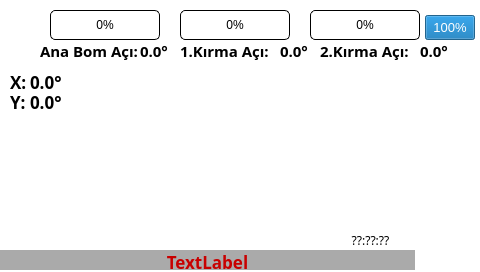
 <widget class="QWidget" name="cift_kirma">
  <property name="geometry">
   <rect>
    <x>0</x>
    <y>0</y>
    <width>480</width>
    <height>272</height>
   </rect>
  </property>
  <property name="windowTitle">
   <string>Form</string>
  </property>
  <widget class="QLabel" name="background">
   <property name="geometry">
    <rect>
     <x>0</x>
     <y>0</y>
     <width>480</width>
     <height>272</height>
    </rect>
   </property>
   <property name="styleSheet">
    <string notr="true">background-color: white;</string>
   </property>
   <property name="text">
    <string/>
   </property>
  </widget>
  <widget class="QLabel" name="Cift_Kirma_image">
   <property name="geometry">
    <rect>
     <x>42</x>
     <y>60</y>
     <width>391</width>
     <height>170</height>
    </rect>
   </property>
   <property name="styleSheet">
    <string notr="true">image: url(:/Images/cift_kirma.png);</string>
   </property>
   <property name="text">
    <string/>
   </property>
  </widget>
  <widget class="QLabel" name="ArrowWinchUp_1">
   <property name="geometry">
    <rect>
     <x>430</x>
     <y>70</y>
     <width>30</width>
     <height>30</height>
    </rect>
   </property>
   <property name="text">
    <string/>
   </property>
   <property name="pixmap">
    <pixmap resource="images.qrc">:/Images/gri_yukari.png</pixmap>
   </property>
  </widget>
  <widget class="QLabel" name="ArrowWinchUp_0">
   <property name="geometry">
    <rect>
     <x>430</x>
     <y>70</y>
     <width>30</width>
     <height>30</height>
    </rect>
   </property>
   <property name="text">
    <string/>
   </property>
   <property name="pixmap">
    <pixmap resource="images.qrc">:/Images/yesil_yukari.png</pixmap>
   </property>
  </widget>
  <widget class="QLabel" name="ArrowWinchUp_2">
   <property name="geometry">
    <rect>
     <x>430</x>
     <y>70</y>
     <width>30</width>
     <height>30</height>
    </rect>
   </property>
   <property name="text">
    <string/>
   </property>
   <property name="pixmap">
    <pixmap resource="images.qrc">:/Images/kirmizi_yukari.png</pixmap>
   </property>
  </widget>
  <widget class="QLabel" name="ArrowWinchDown_1">
   <property name="geometry">
    <rect>
     <x>430</x>
     <y>110</y>
     <width>30</width>
     <height>30</height>
    </rect>
   </property>
   <property name="text">
    <string/>
   </property>
   <property name="pixmap">
    <pixmap resource="images.qrc">:/Images/gri_asagi.png</pixmap>
   </property>
  </widget>
  <widget class="QLabel" name="ArrowWinchDown_0">
   <property name="geometry">
    <rect>
     <x>430</x>
     <y>110</y>
     <width>30</width>
     <height>30</height>
    </rect>
   </property>
   <property name="text">
    <string/>
   </property>
   <property name="pixmap">
    <pixmap resource="images.qrc">:/Images/yesil_asagi.png</pixmap>
   </property>
  </widget>
  <widget class="QLabel" name="ArrowWinchDown_2">
   <property name="geometry">
    <rect>
     <x>430</x>
     <y>110</y>
     <width>30</width>
     <height>30</height>
    </rect>
   </property>
   <property name="text">
    <string/>
   </property>
   <property name="pixmap">
    <pixmap resource="images.qrc">:/Images/kirmizi_asagi.png</pixmap>
   </property>
  </widget>
  <widget class="QLabel" name="ArrowMainBoomUp_1">
   <property name="geometry">
    <rect>
     <x>10</x>
     <y>130</y>
     <width>30</width>
     <height>30</height>
    </rect>
   </property>
   <property name="text">
    <string/>
   </property>
   <property name="pixmap">
    <pixmap resource="images.qrc">:/Images/gri_yukari.png</pixmap>
   </property>
  </widget>
  <widget class="QLabel" name="ArrowMainBoomUp_0">
   <property name="geometry">
    <rect>
     <x>10</x>
     <y>130</y>
     <width>30</width>
     <height>30</height>
    </rect>
   </property>
   <property name="text">
    <string/>
   </property>
   <property name="pixmap">
    <pixmap resource="images.qrc">:/Images/yesil_yukari.png</pixmap>
   </property>
  </widget>
  <widget class="QLabel" name="ArrowMainBoomUp_2">
   <property name="geometry">
    <rect>
     <x>10</x>
     <y>130</y>
     <width>30</width>
     <height>30</height>
    </rect>
   </property>
   <property name="text">
    <string/>
   </property>
   <property name="pixmap">
    <pixmap resource="images.qrc">:/Images/kirmizi_yukari.png</pixmap>
   </property>
  </widget>
  <widget class="QLabel" name="ArrowMainBoomDown_1">
   <property name="geometry">
    <rect>
     <x>10</x>
     <y>170</y>
     <width>30</width>
     <height>30</height>
    </rect>
   </property>
   <property name="text">
    <string/>
   </property>
   <property name="pixmap">
    <pixmap resource="images.qrc">:/Images/gri_asagi.png</pixmap>
   </property>
  </widget>
  <widget class="QLabel" name="ArrowMainBoomDown_0">
   <property name="geometry">
    <rect>
     <x>10</x>
     <y>170</y>
     <width>30</width>
     <height>30</height>
    </rect>
   </property>
   <property name="text">
    <string/>
   </property>
   <property name="pixmap">
    <pixmap resource="images.qrc">:/Images/yesil_asagi.png</pixmap>
   </property>
  </widget>
  <widget class="QLabel" name="ArrowMainBoomDown_2">
   <property name="geometry">
    <rect>
     <x>10</x>
     <y>170</y>
     <width>30</width>
     <height>30</height>
    </rect>
   </property>
   <property name="text">
    <string/>
   </property>
   <property name="pixmap">
    <pixmap resource="images.qrc">:/Images/kirmizi_asagi.png</pixmap>
   </property>
  </widget>
  <widget class="QLabel" name="ArrowFirstBoomUp_1">
   <property name="geometry">
    <rect>
     <x>170</x>
     <y>165</y>
     <width>30</width>
     <height>30</height>
    </rect>
   </property>
   <property name="text">
    <string/>
   </property>
   <property name="pixmap">
    <pixmap resource="images.qrc">:/Images/gri_yukari.png</pixmap>
   </property>
  </widget>
  <widget class="QLabel" name="ArrowFirstBoomUp_0">
   <property name="geometry">
    <rect>
     <x>170</x>
     <y>165</y>
     <width>30</width>
     <height>30</height>
    </rect>
   </property>
   <property name="text">
    <string/>
   </property>
   <property name="pixmap">
    <pixmap resource="images.qrc">:/Images/yesil_yukari.png</pixmap>
   </property>
  </widget>
  <widget class="QLabel" name="ArrowFirstBoomUp_2">
   <property name="geometry">
    <rect>
     <x>170</x>
     <y>165</y>
     <width>30</width>
     <height>30</height>
    </rect>
   </property>
   <property name="text">
    <string/>
   </property>
   <property name="pixmap">
    <pixmap resource="images.qrc">:/Images/kirmizi_yukari.png</pixmap>
   </property>
  </widget>
  <widget class="QLabel" name="ArrowFirstBoomDown_1">
   <property name="geometry">
    <rect>
     <x>170</x>
     <y>205</y>
     <width>30</width>
     <height>30</height>
    </rect>
   </property>
   <property name="text">
    <string/>
   </property>
   <property name="pixmap">
    <pixmap resource="images.qrc">:/Images/gri_asagi.png</pixmap>
   </property>
  </widget>
  <widget class="QLabel" name="ArrowFirstBoomDown_0">
   <property name="geometry">
    <rect>
     <x>170</x>
     <y>205</y>
     <width>30</width>
     <height>30</height>
    </rect>
   </property>
   <property name="text">
    <string/>
   </property>
   <property name="pixmap">
    <pixmap resource="images.qrc">:/Images/yesil_asagi.png</pixmap>
   </property>
  </widget>
  <widget class="QLabel" name="ArrowFirstBoomDown_2">
   <property name="geometry">
    <rect>
     <x>170</x>
     <y>205</y>
     <width>30</width>
     <height>30</height>
    </rect>
   </property>
   <property name="text">
    <string/>
   </property>
   <property name="pixmap">
    <pixmap resource="images.qrc">:/Images/kirmizi_asagi.png</pixmap>
   </property>
  </widget>
  <widget class="QLabel" name="ArrowFirstTelescopeIn_1">
   <property name="geometry">
    <rect>
     <x>140</x>
     <y>185</y>
     <width>30</width>
     <height>30</height>
    </rect>
   </property>
   <property name="text">
    <string/>
   </property>
   <property name="pixmap">
    <pixmap resource="images.qrc">:/Images/gri_sol.png</pixmap>
   </property>
  </widget>
  <widget class="QLabel" name="ArrowFirstTelescopeIn_0">
   <property name="geometry">
    <rect>
     <x>140</x>
     <y>185</y>
     <width>30</width>
     <height>30</height>
    </rect>
   </property>
   <property name="text">
    <string/>
   </property>
   <property name="pixmap">
    <pixmap resource="images.qrc">:/Images/yesil_sol.png</pixmap>
   </property>
  </widget>
  <widget class="QLabel" name="ArrowFirstTelescopeIn_2">
   <property name="geometry">
    <rect>
     <x>140</x>
     <y>185</y>
     <width>30</width>
     <height>30</height>
    </rect>
   </property>
   <property name="text">
    <string/>
   </property>
   <property name="pixmap">
    <pixmap resource="images.qrc">:/Images/kirmizi_sol.png</pixmap>
   </property>
  </widget>
  <widget class="QLabel" name="ArrowFirstTelescopeOut_1">
   <property name="geometry">
    <rect>
     <x>200</x>
     <y>185</y>
     <width>30</width>
     <height>30</height>
    </rect>
   </property>
   <property name="text">
    <string/>
   </property>
   <property name="pixmap">
    <pixmap resource="images.qrc">:/Images/gri_sag.png</pixmap>
   </property>
  </widget>
  <widget class="QLabel" name="ArrowFirstTelescopeOut_0">
   <property name="geometry">
    <rect>
     <x>200</x>
     <y>185</y>
     <width>30</width>
     <height>30</height>
    </rect>
   </property>
   <property name="text">
    <string/>
   </property>
   <property name="pixmap">
    <pixmap resource="images.qrc">:/Images/yesil_sag.png</pixmap>
   </property>
  </widget>
  <widget class="QLabel" name="ArrowFirstTelescopeOut_2">
   <property name="geometry">
    <rect>
     <x>200</x>
     <y>185</y>
     <width>30</width>
     <height>30</height>
    </rect>
   </property>
   <property name="text">
    <string/>
   </property>
   <property name="pixmap">
    <pixmap resource="images.qrc">:/Images/kirmizi_sag.png</pixmap>
   </property>
  </widget>
  <widget class="QLabel" name="ArrowJibBoomUp_1">
   <property name="geometry">
    <rect>
     <x>350</x>
     <y>150</y>
     <width>30</width>
     <height>30</height>
    </rect>
   </property>
   <property name="text">
    <string/>
   </property>
   <property name="pixmap">
    <pixmap resource="images.qrc">:/Images/gri_yukari.png</pixmap>
   </property>
  </widget>
  <widget class="QLabel" name="ArrowJibBoomUp_0">
   <property name="geometry">
    <rect>
     <x>350</x>
     <y>150</y>
     <width>30</width>
     <height>30</height>
    </rect>
   </property>
   <property name="text">
    <string/>
   </property>
   <property name="pixmap">
    <pixmap resource="images.qrc">:/Images/yesil_yukari.png</pixmap>
   </property>
  </widget>
  <widget class="QLabel" name="ArrowJibBoomUp_2">
   <property name="geometry">
    <rect>
     <x>350</x>
     <y>150</y>
     <width>30</width>
     <height>30</height>
    </rect>
   </property>
   <property name="text">
    <string/>
   </property>
   <property name="pixmap">
    <pixmap resource="images.qrc">:/Images/kirmizi_yukari.png</pixmap>
   </property>
  </widget>
  <widget class="QLabel" name="ArrowJibBoomDown_1">
   <property name="geometry">
    <rect>
     <x>350</x>
     <y>190</y>
     <width>30</width>
     <height>30</height>
    </rect>
   </property>
   <property name="text">
    <string/>
   </property>
   <property name="pixmap">
    <pixmap resource="images.qrc">:/Images/gri_asagi.png</pixmap>
   </property>
  </widget>
  <widget class="QLabel" name="ArrowJibBoomDown_0">
   <property name="geometry">
    <rect>
     <x>350</x>
     <y>190</y>
     <width>30</width>
     <height>30</height>
    </rect>
   </property>
   <property name="text">
    <string/>
   </property>
   <property name="pixmap">
    <pixmap resource="images.qrc">:/Images/yesil_asagi.png</pixmap>
   </property>
  </widget>
  <widget class="QLabel" name="ArrowJibBoomDown_2">
   <property name="geometry">
    <rect>
     <x>350</x>
     <y>190</y>
     <width>30</width>
     <height>30</height>
    </rect>
   </property>
   <property name="text">
    <string/>
   </property>
   <property name="pixmap">
    <pixmap resource="images.qrc">:/Images/kirmizi_asagi.png</pixmap>
   </property>
  </widget>
  <widget class="QLabel" name="ArrowJibTelescopeIn_1">
   <property name="geometry">
    <rect>
     <x>320</x>
     <y>170</y>
     <width>30</width>
     <height>30</height>
    </rect>
   </property>
   <property name="text">
    <string/>
   </property>
   <property name="pixmap">
    <pixmap resource="images.qrc">:/Images/gri_sol.png</pixmap>
   </property>
  </widget>
  <widget class="QLabel" name="ArrowJibTelescopeIn_0">
   <property name="geometry">
    <rect>
     <x>320</x>
     <y>170</y>
     <width>30</width>
     <height>30</height>
    </rect>
   </property>
   <property name="text">
    <string/>
   </property>
   <property name="pixmap">
    <pixmap resource="images.qrc">:/Images/yesil_sol.png</pixmap>
   </property>
  </widget>
  <widget class="QLabel" name="ArrowJibTelescopeIn_2">
   <property name="geometry">
    <rect>
     <x>320</x>
     <y>170</y>
     <width>30</width>
     <height>30</height>
    </rect>
   </property>
   <property name="text">
    <string/>
   </property>
   <property name="pixmap">
    <pixmap resource="images.qrc">:/Images/kirmizi_sol.png</pixmap>
   </property>
  </widget>
  <widget class="QLabel" name="ArrowJibTelescopeOut_1">
   <property name="geometry">
    <rect>
     <x>380</x>
     <y>170</y>
     <width>30</width>
     <height>30</height>
    </rect>
   </property>
   <property name="text">
    <string/>
   </property>
   <property name="pixmap">
    <pixmap resource="images.qrc">:/Images/gri_sag.png</pixmap>
   </property>
  </widget>
  <widget class="QLabel" name="ArrowJibTelescopeOut_0">
   <property name="geometry">
    <rect>
     <x>380</x>
     <y>170</y>
     <width>30</width>
     <height>30</height>
    </rect>
   </property>
   <property name="text">
    <string/>
   </property>
   <property name="pixmap">
    <pixmap resource="images.qrc">:/Images/yesil_sag.png</pixmap>
   </property>
  </widget>
  <widget class="QLabel" name="ArrowJibTelescopeOut_2">
   <property name="geometry">
    <rect>
     <x>380</x>
     <y>170</y>
     <width>30</width>
     <height>30</height>
    </rect>
   </property>
   <property name="text">
    <string/>
   </property>
   <property name="pixmap">
    <pixmap resource="images.qrc">:/Images/kirmizi_sag.png</pixmap>
   </property>
  </widget>
  <widget class="QLabel" name="ArrowRotationLeft_1">
   <property name="geometry">
    <rect>
     <x>30</x>
     <y>210</y>
     <width>50</width>
     <height>50</height>
    </rect>
   </property>
   <property name="text">
    <string/>
   </property>
   <property name="pixmap">
    <pixmap resource="images.qrc">:/Images/yay_gri_sol.png</pixmap>
   </property>
  </widget>
  <widget class="QLabel" name="ArrowRotationLeft_0">
   <property name="geometry">
    <rect>
     <x>30</x>
     <y>210</y>
     <width>50</width>
     <height>50</height>
    </rect>
   </property>
   <property name="text">
    <string/>
   </property>
   <property name="pixmap">
    <pixmap resource="images.qrc">:/Images/yay_yesil_sol.png</pixmap>
   </property>
  </widget>
  <widget class="QLabel" name="ArrowRotationLeft_2">
   <property name="geometry">
    <rect>
     <x>30</x>
     <y>210</y>
     <width>50</width>
     <height>50</height>
    </rect>
   </property>
   <property name="text">
    <string/>
   </property>
   <property name="pixmap">
    <pixmap resource="images.qrc">:/Images/yay_kirmizi_sol.png</pixmap>
   </property>
  </widget>
  <widget class="QLabel" name="ArrowRotationRight_1">
   <property name="geometry">
    <rect>
     <x>90</x>
     <y>208</y>
     <width>50</width>
     <height>50</height>
    </rect>
   </property>
   <property name="text">
    <string/>
   </property>
   <property name="pixmap">
    <pixmap resource="images.qrc">:/Images/yay_gri_sag.png</pixmap>
   </property>
  </widget>
  <widget class="QLabel" name="ArrowRotationRight_0">
   <property name="geometry">
    <rect>
     <x>90</x>
     <y>208</y>
     <width>50</width>
     <height>50</height>
    </rect>
   </property>
   <property name="text">
    <string/>
   </property>
   <property name="pixmap">
    <pixmap resource="images.qrc">:/Images/yay_yesil_sag.png</pixmap>
   </property>
  </widget>
  <widget class="QLabel" name="ArrowRotationRight_2">
   <property name="geometry">
    <rect>
     <x>90</x>
     <y>208</y>
     <width>50</width>
     <height>50</height>
    </rect>
   </property>
   <property name="text">
    <string/>
   </property>
   <property name="pixmap">
    <pixmap resource="images.qrc">:/Images/yay_kirmizi_sag.png</pixmap>
   </property>
  </widget>
  <widget class="QProgressBar" name="P1BarGraph">
   <property name="geometry">
    <rect>
     <x>50</x>
     <y>10</y>
     <width>110</width>
     <height>30</height>
    </rect>
   </property>
   <property name="styleSheet">
    <string notr="true">QProgressBar{
border: 1px solid black;
border-radius: 5px;
padding: 1px;
}

QProgressBar::chunk{
background-color:qlineargradient(spread:pad,x1:0,y1:0,x2:0,y2:1,stop:0.334928 rgba(152,255,151,255), stop:0.47619 rgba(0,255,0,255), stop: 0.82381 rgba(0,197,0,255));
border-radius: 5px;
}
</string>
   </property>
   <property name="value">
    <number>0</number>
   </property>
   <property name="alignment">
    <set>Qt::AlignCenter</set>
   </property>
  </widget>
  <widget class="QProgressBar" name="P2BarGraph">
   <property name="geometry">
    <rect>
     <x>180</x>
     <y>10</y>
     <width>110</width>
     <height>30</height>
    </rect>
   </property>
   <property name="styleSheet">
    <string notr="true">QProgressBar{
border: 1px solid black;
border-radius: 5px;
padding: 1px;
}

QProgressBar::chunk{
background-color:qlineargradient(spread:pad,x1:0,y1:0,x2:0,y2:1,stop:0.334928 rgba(152,255,151,255), stop:0.47619 rgba(0,255,0,255), stop: 0.82381 rgba(0,197,0,255));
border-radius: 5px;
}
</string>
   </property>
   <property name="value">
    <number>0</number>
   </property>
   <property name="alignment">
    <set>Qt::AlignCenter</set>
   </property>
  </widget>
  <widget class="QProgressBar" name="P3BarGraph">
   <property name="geometry">
    <rect>
     <x>310</x>
     <y>10</y>
     <width>110</width>
     <height>30</height>
    </rect>
   </property>
   <property name="styleSheet">
    <string notr="true">QProgressBar{
border: 1px solid black;
border-radius: 5px;
padding: 1px;
}

QProgressBar::chunk{
background-color:qlineargradient(spread:pad,x1:0,y1:0,x2:0,y2:1,stop:0.334928 rgba(152,255,151,255), stop:0.47619 rgba(0,255,0,255), stop: 0.82381 rgba(0,197,0,255));
border-radius: 5px;
}
</string>
   </property>
   <property name="value">
    <number>0</number>
   </property>
   <property name="alignment">
    <set>Qt::AlignCenter</set>
   </property>
  </widget>
  <widget class="QLabel" name="Acikirma1">
   <property name="geometry">
    <rect>
     <x>180</x>
     <y>40</y>
     <width>101</width>
     <height>21</height>
    </rect>
   </property>
   <property name="font">
    <font>
     <family>Ubuntu Mono</family>
     <pointsize>11</pointsize>
     <weight>75</weight>
     <bold>true</bold>
    </font>
   </property>
   <property name="text">
    <string>&lt;html&gt;&lt;head/&gt;&lt;body&gt;&lt;p&gt;&lt;span style=&quot; color:#000000;&quot;&gt;1.Kırma Açı:&lt;/span&gt;&lt;/p&gt;&lt;/body&gt;&lt;/html&gt;</string>
   </property>
  </widget>
  <widget class="QLabel" name="Acikirma1_deger">
   <property name="geometry">
    <rect>
     <x>280</x>
     <y>40</y>
     <width>41</width>
     <height>21</height>
    </rect>
   </property>
   <property name="font">
    <font>
     <family>Ubuntu Mono</family>
     <pointsize>11</pointsize>
     <weight>75</weight>
     <bold>true</bold>
    </font>
   </property>
   <property name="text">
    <string>&lt;html&gt;&lt;head/&gt;&lt;body&gt;&lt;p&gt;&lt;span style=&quot; color:#000000;&quot;&gt;0.0°&lt;/span&gt;&lt;/p&gt;&lt;/body&gt;&lt;/html&gt;</string>
   </property>
  </widget>
  <widget class="QLabel" name="Acikirma2">
   <property name="geometry">
    <rect>
     <x>320</x>
     <y>40</y>
     <width>101</width>
     <height>21</height>
    </rect>
   </property>
   <property name="font">
    <font>
     <family>Ubuntu Mono</family>
     <pointsize>11</pointsize>
     <weight>75</weight>
     <bold>true</bold>
    </font>
   </property>
   <property name="text">
    <string>&lt;html&gt;&lt;head/&gt;&lt;body&gt;&lt;p&gt;&lt;span style=&quot; color:#000000;&quot;&gt;2.Kırma Açı:&lt;/span&gt;&lt;/p&gt;&lt;/body&gt;&lt;/html&gt;</string>
   </property>
  </widget>
  <widget class="QLabel" name="Acikirma2_deger">
   <property name="geometry">
    <rect>
     <x>420</x>
     <y>40</y>
     <width>41</width>
     <height>21</height>
    </rect>
   </property>
   <property name="font">
    <font>
     <family>Ubuntu Mono</family>
     <pointsize>11</pointsize>
     <weight>75</weight>
     <bold>true</bold>
    </font>
   </property>
   <property name="text">
    <string>&lt;html&gt;&lt;head/&gt;&lt;body&gt;&lt;p&gt;&lt;span style=&quot; color:#000000;&quot;&gt;0.0°&lt;/span&gt;&lt;/p&gt;&lt;/body&gt;&lt;/html&gt;</string>
   </property>
  </widget>
  <widget class="QLabel" name="P1Bar">
   <property name="geometry">
    <rect>
     <x>10</x>
     <y>250</y>
     <width>41</width>
     <height>21</height>
    </rect>
   </property>
   <property name="font">
    <font>
     <family>Ubuntu Mono</family>
     <pointsize>13</pointsize>
     <weight>75</weight>
     <bold>true</bold>
    </font>
   </property>
   <property name="text">
    <string>&lt;html&gt;&lt;head/&gt;&lt;body&gt;&lt;p&gt;&lt;span style=&quot; color:#000000;&quot;&gt;P1:&lt;/span&gt;&lt;/p&gt;&lt;/body&gt;&lt;/html&gt;</string>
   </property>
  </widget>
  <widget class="QLabel" name="P2Bar">
   <property name="geometry">
    <rect>
     <x>120</x>
     <y>250</y>
     <width>41</width>
     <height>21</height>
    </rect>
   </property>
   <property name="font">
    <font>
     <family>Ubuntu Mono</family>
     <pointsize>13</pointsize>
     <weight>75</weight>
     <bold>true</bold>
    </font>
   </property>
   <property name="text">
    <string>&lt;html&gt;&lt;head/&gt;&lt;body&gt;&lt;p&gt;&lt;span style=&quot; color:#000000;&quot;&gt;P2:&lt;/span&gt;&lt;/p&gt;&lt;/body&gt;&lt;/html&gt;</string>
   </property>
  </widget>
  <widget class="QLabel" name="P3Bar">
   <property name="geometry">
    <rect>
     <x>230</x>
     <y>250</y>
     <width>41</width>
     <height>21</height>
    </rect>
   </property>
   <property name="font">
    <font>
     <family>Ubuntu Mono</family>
     <pointsize>13</pointsize>
     <weight>75</weight>
     <bold>true</bold>
    </font>
   </property>
   <property name="text">
    <string>&lt;html&gt;&lt;head/&gt;&lt;body&gt;&lt;p&gt;&lt;span style=&quot; color:#000000;&quot;&gt;P3:&lt;/span&gt;&lt;/p&gt;&lt;/body&gt;&lt;/html&gt;</string>
   </property>
  </widget>
  <widget class="QLabel" name="P1BarDeger">
   <property name="geometry">
    <rect>
     <x>40</x>
     <y>250</y>
     <width>81</width>
     <height>21</height>
    </rect>
   </property>
   <property name="font">
    <font>
     <family>Ubuntu Mono</family>
     <pointsize>13</pointsize>
     <weight>50</weight>
     <bold>false</bold>
    </font>
   </property>
   <property name="text">
    <string>&lt;html&gt;&lt;head/&gt;&lt;body&gt;&lt;p&gt;&lt;span style=&quot; color:#000000;&quot;&gt;0 Bar&lt;/span&gt;&lt;/p&gt;&lt;/body&gt;&lt;/html&gt;</string>
   </property>
  </widget>
  <widget class="QLabel" name="P2BarDeger">
   <property name="geometry">
    <rect>
     <x>150</x>
     <y>250</y>
     <width>71</width>
     <height>21</height>
    </rect>
   </property>
   <property name="font">
    <font>
     <family>Ubuntu Mono</family>
     <pointsize>13</pointsize>
     <weight>50</weight>
     <bold>false</bold>
    </font>
   </property>
   <property name="text">
    <string>&lt;html&gt;&lt;head/&gt;&lt;body&gt;&lt;p&gt;&lt;span style=&quot; color:#000000;&quot;&gt;0 Bar&lt;/span&gt;&lt;/p&gt;&lt;/body&gt;&lt;/html&gt;</string>
   </property>
  </widget>
  <widget class="QLabel" name="P3BarDeger">
   <property name="geometry">
    <rect>
     <x>260</x>
     <y>250</y>
     <width>71</width>
     <height>21</height>
    </rect>
   </property>
   <property name="font">
    <font>
     <family>Ubuntu Mono</family>
     <pointsize>13</pointsize>
     <weight>50</weight>
     <bold>false</bold>
    </font>
   </property>
   <property name="text">
    <string>&lt;html&gt;&lt;head/&gt;&lt;body&gt;&lt;p&gt;&lt;span style=&quot; color:#000000;&quot;&gt;0 Bar&lt;/span&gt;&lt;/p&gt;&lt;/body&gt;&lt;/html&gt;</string>
   </property>
  </widget>
  <widget class="QLabel" name="mesaj">
   <property name="geometry">
    <rect>
     <x>0</x>
     <y>250</y>
     <width>415</width>
     <height>20</height>
    </rect>
   </property>
   <property name="font">
    <font>
     <family>Ubuntu Mono</family>
     <pointsize>13</pointsize>
     <weight>75</weight>
     <bold>true</bold>
    </font>
   </property>
   <property name="styleSheet">
    <string notr="true">background-color: rgb(170, 170, 170);</string>
   </property>
   <property name="text">
    <string>&lt;html&gt;&lt;head/&gt;&lt;body&gt;&lt;p&gt;&lt;span style=&quot; color:#c80000;&quot;&gt;TextLabel&lt;/span&gt;&lt;/p&gt;&lt;/body&gt;&lt;/html&gt;</string>
   </property>
   <property name="alignment">
    <set>Qt::AlignCenter</set>
   </property>
  </widget>
  <widget class="QLabel" name="label">
   <property name="geometry">
    <rect>
     <x>240</x>
     <y>190</y>
     <width>91</width>
     <height>61</height>
    </rect>
   </property>
   <property name="styleSheet">
    <string notr="true">image: url(:/Images/DEVSAN_logo_120x60.png);</string>
   </property>
   <property name="text">
    <string/>
   </property>
  </widget>
  <widget class="QLabel" name="Bypass_1">
   <property name="geometry">
    <rect>
     <x>412</x>
     <y>204</y>
     <width>68</width>
     <height>68</height>
    </rect>
   </property>
   <property name="text">
    <string/>
   </property>
   <property name="pixmap">
    <pixmap resource="images.qrc">:/Images/Bypass_Yesil.png</pixmap>
   </property>
  </widget>
  <widget class="QLabel" name="Bypass_0">
   <property name="geometry">
    <rect>
     <x>412</x>
     <y>204</y>
     <width>68</width>
     <height>68</height>
    </rect>
   </property>
   <property name="text">
    <string/>
   </property>
   <property name="pixmap">
    <pixmap resource="images.qrc">:/Images/Bypass_Kirmizi.png</pixmap>
   </property>
  </widget>
  <widget class="QLabel" name="MainBoomAci">
   <property name="geometry">
    <rect>
     <x>40</x>
     <y>40</y>
     <width>101</width>
     <height>21</height>
    </rect>
   </property>
   <property name="font">
    <font>
     <family>Ubuntu Mono</family>
     <pointsize>11</pointsize>
     <weight>75</weight>
     <bold>true</bold>
    </font>
   </property>
   <property name="text">
    <string>&lt;html&gt;&lt;head/&gt;&lt;body&gt;&lt;p&gt;&lt;span style=&quot; color:#000000;&quot;&gt;Ana Bom Açı:&lt;/span&gt;&lt;/p&gt;&lt;/body&gt;&lt;/html&gt;</string>
   </property>
  </widget>
  <widget class="QLabel" name="MainboomAciValue">
   <property name="geometry">
    <rect>
     <x>140</x>
     <y>40</y>
     <width>41</width>
     <height>21</height>
    </rect>
   </property>
   <property name="font">
    <font>
     <family>Ubuntu Mono</family>
     <pointsize>11</pointsize>
     <weight>75</weight>
     <bold>true</bold>
    </font>
   </property>
   <property name="styleSheet">
    <string notr="true"/>
   </property>
   <property name="text">
    <string>&lt;html&gt;&lt;head/&gt;&lt;body&gt;&lt;p&gt;&lt;span style=&quot; color:#000000;&quot;&gt;0.0°&lt;/span&gt;&lt;/p&gt;&lt;/body&gt;&lt;/html&gt;</string>
   </property>
  </widget>
  <widget class="QLabel" name="label_2">
   <property name="geometry">
    <rect>
     <x>3</x>
     <y>3</y>
     <width>40</width>
     <height>40</height>
    </rect>
   </property>
   <property name="styleSheet">
    <string notr="true">image: url(:/Images/video_camera.png);</string>
   </property>
   <property name="text">
    <string/>
   </property>
  </widget>
  <widget class="QProgressBar" name="progressBarBatarya">
   <property name="geometry">
    <rect>
     <x>425</x>
     <y>15</y>
     <width>50</width>
     <height>25</height>
    </rect>
   </property>
   <property name="font">
    <font>
     <pointsize>10</pointsize>
    </font>
   </property>
   <property name="value">
    <number>100</number>
   </property>
  </widget>
  <widget class="QLabel" name="AyarlarPage">
   <property name="geometry">
    <rect>
     <x>420</x>
     <y>150</y>
     <width>54</width>
     <height>54</height>
    </rect>
   </property>
   <property name="font">
    <font>
     <weight>75</weight>
     <bold>true</bold>
    </font>
   </property>
   <property name="styleSheet">
    <string notr="true">background-image: url(:/Images/settings_icon.png);</string>
   </property>
   <property name="text">
    <string/>
   </property>
   <property name="alignment">
    <set>Qt::AlignCenter</set>
   </property>
   <property name="wordWrap">
    <bool>true</bool>
   </property>
  </widget>
  <widget class="QLabel" name="labelSaat">
   <property name="geometry">
    <rect>
     <x>330</x>
     <y>230</y>
     <width>81</width>
     <height>21</height>
    </rect>
   </property>
   <property name="font">
    <font>
     <family>Ubuntu Mono</family>
    </font>
   </property>
   <property name="styleSheet">
    <string notr="true">color:black;</string>
   </property>
   <property name="text">
    <string>??:??:??</string>
   </property>
   <property name="alignment">
    <set>Qt::AlignCenter</set>
   </property>
  </widget>
  <widget class="QLabel" name="labelTarih">
   <property name="geometry">
    <rect>
     <x>330</x>
     <y>250</y>
     <width>81</width>
     <height>21</height>
    </rect>
   </property>
   <property name="font">
    <font>
     <family>Ubuntu Mono</family>
    </font>
   </property>
   <property name="styleSheet">
    <string notr="true">color:black;</string>
   </property>
   <property name="text">
    <string>??.??.??</string>
   </property>
   <property name="alignment">
    <set>Qt::AlignCenter</set>
   </property>
  </widget>
  <widget class="QLabel" name="Y_Value">
   <property name="geometry">
    <rect>
     <x>30</x>
     <y>90</y>
     <width>51</width>
     <height>20</height>
    </rect>
   </property>
   <property name="font">
    <font>
     <family>Ubuntu Mono</family>
     <pointsize>13</pointsize>
     <weight>75</weight>
     <bold>true</bold>
    </font>
   </property>
   <property name="styleSheet">
    <string notr="true"/>
   </property>
   <property name="text">
    <string>&lt;html&gt;&lt;head/&gt;&lt;body&gt;&lt;p&gt;&lt;span style=&quot; color:#000000;&quot;&gt;0.0°&lt;/span&gt;&lt;/p&gt;&lt;/body&gt;&lt;/html&gt;</string>
   </property>
  </widget>
  <widget class="QLabel" name="y_ui">
   <property name="geometry">
    <rect>
     <x>10</x>
     <y>90</y>
     <width>31</width>
     <height>20</height>
    </rect>
   </property>
   <property name="font">
    <font>
     <family>Ubuntu Mono</family>
     <pointsize>13</pointsize>
     <weight>75</weight>
     <bold>true</bold>
    </font>
   </property>
   <property name="text">
    <string>&lt;html&gt;&lt;head/&gt;&lt;body&gt;&lt;p&gt;&lt;span style=&quot; color:#000000;&quot;&gt;Y:&lt;/span&gt;&lt;/p&gt;&lt;/body&gt;&lt;/html&gt;</string>
   </property>
  </widget>
  <widget class="QLabel" name="X_Value">
   <property name="geometry">
    <rect>
     <x>30</x>
     <y>70</y>
     <width>51</width>
     <height>20</height>
    </rect>
   </property>
   <property name="font">
    <font>
     <family>Ubuntu Mono</family>
     <pointsize>13</pointsize>
     <weight>75</weight>
     <bold>true</bold>
    </font>
   </property>
   <property name="styleSheet">
    <string notr="true"/>
   </property>
   <property name="text">
    <string>&lt;html&gt;&lt;head/&gt;&lt;body&gt;&lt;p&gt;&lt;span style=&quot; color:#000000;&quot;&gt;0.0°&lt;/span&gt;&lt;/p&gt;&lt;/body&gt;&lt;/html&gt;</string>
   </property>
  </widget>
  <widget class="QLabel" name="x_ui">
   <property name="geometry">
    <rect>
     <x>10</x>
     <y>70</y>
     <width>31</width>
     <height>20</height>
    </rect>
   </property>
   <property name="font">
    <font>
     <family>Ubuntu Mono</family>
     <pointsize>13</pointsize>
     <weight>75</weight>
     <bold>true</bold>
    </font>
   </property>
   <property name="text">
    <string>&lt;html&gt;&lt;head/&gt;&lt;body&gt;&lt;p&gt;&lt;span style=&quot; color:#000000;&quot;&gt;X:&lt;/span&gt;&lt;/p&gt;&lt;/body&gt;&lt;/html&gt;</string>
   </property>
  </widget>
  <zorder>background</zorder>
  <zorder>Cift_Kirma_image</zorder>
  <zorder>ArrowWinchUp_1</zorder>
  <zorder>ArrowWinchUp_0</zorder>
  <zorder>ArrowWinchUp_2</zorder>
  <zorder>ArrowWinchDown_1</zorder>
  <zorder>ArrowWinchDown_0</zorder>
  <zorder>ArrowWinchDown_2</zorder>
  <zorder>ArrowMainBoomUp_1</zorder>
  <zorder>ArrowMainBoomUp_0</zorder>
  <zorder>ArrowMainBoomUp_2</zorder>
  <zorder>ArrowMainBoomDown_1</zorder>
  <zorder>ArrowMainBoomDown_0</zorder>
  <zorder>ArrowMainBoomDown_2</zorder>
  <zorder>ArrowFirstBoomUp_1</zorder>
  <zorder>ArrowFirstBoomUp_0</zorder>
  <zorder>ArrowFirstBoomUp_2</zorder>
  <zorder>ArrowFirstBoomDown_1</zorder>
  <zorder>ArrowFirstBoomDown_0</zorder>
  <zorder>ArrowFirstBoomDown_2</zorder>
  <zorder>ArrowFirstTelescopeIn_1</zorder>
  <zorder>ArrowFirstTelescopeIn_0</zorder>
  <zorder>ArrowFirstTelescopeIn_2</zorder>
  <zorder>ArrowFirstTelescopeOut_1</zorder>
  <zorder>ArrowFirstTelescopeOut_0</zorder>
  <zorder>ArrowFirstTelescopeOut_2</zorder>
  <zorder>ArrowJibBoomUp_1</zorder>
  <zorder>ArrowJibBoomUp_0</zorder>
  <zorder>ArrowJibBoomUp_2</zorder>
  <zorder>ArrowJibBoomDown_1</zorder>
  <zorder>ArrowJibBoomDown_0</zorder>
  <zorder>ArrowJibBoomDown_2</zorder>
  <zorder>ArrowJibTelescopeIn_1</zorder>
  <zorder>ArrowJibTelescopeIn_0</zorder>
  <zorder>ArrowJibTelescopeIn_2</zorder>
  <zorder>ArrowJibTelescopeOut_1</zorder>
  <zorder>ArrowJibTelescopeOut_0</zorder>
  <zorder>ArrowJibTelescopeOut_2</zorder>
  <zorder>ArrowRotationLeft_1</zorder>
  <zorder>ArrowRotationLeft_0</zorder>
  <zorder>ArrowRotationLeft_2</zorder>
  <zorder>ArrowRotationRight_1</zorder>
  <zorder>ArrowRotationRight_0</zorder>
  <zorder>ArrowRotationRight_2</zorder>
  <zorder>P1BarGraph</zorder>
  <zorder>P2BarGraph</zorder>
  <zorder>P3BarGraph</zorder>
  <zorder>Acikirma1</zorder>
  <zorder>Acikirma1_deger</zorder>
  <zorder>Acikirma2</zorder>
  <zorder>Acikirma2_deger</zorder>
  <zorder>P1Bar</zorder>
  <zorder>P2Bar</zorder>
  <zorder>P3Bar</zorder>
  <zorder>P1BarDeger</zorder>
  <zorder>P2BarDeger</zorder>
  <zorder>P3BarDeger</zorder>
  <zorder>label</zorder>
  <zorder>Bypass_1</zorder>
  <zorder>Bypass_0</zorder>
  <zorder>MainBoomAci</zorder>
  <zorder>MainboomAciValue</zorder>
  <zorder>label_2</zorder>
  <zorder>progressBarBatarya</zorder>
  <zorder>AyarlarPage</zorder>
  <zorder>labelTarih</zorder>
  <zorder>labelSaat</zorder>
  <zorder>mesaj</zorder>
  <zorder>Y_Value</zorder>
  <zorder>y_ui</zorder>
  <zorder>X_Value</zorder>
  <zorder>x_ui</zorder>
 </widget>
